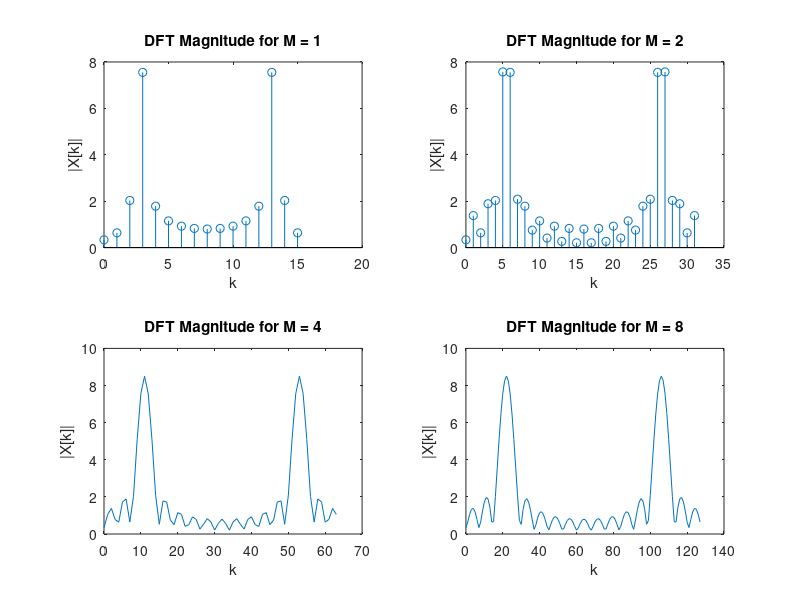

The MATLAB source for this figure:
% Parameters
f0 = 11; % frequency of the signal in Hz
fs = 64; % sampling frequency in Hz
L = 16; % length of the signal
n = 0:L-1; % time index
p = cos(2*pi*f0*n/fs); % original signal
w = ones(1, L); % rectangular window
x = p .* w; % windowed signal

% DFT lengths
m_values = [1, 2, 4, 8];
figure;

for i = 1:length(m_values)
    N = m_values(i) * L;
    X = fft(x, N);
    
    % Plotting
    subplot(2, 2, i);
    if m_values(i) <= 2
        stem(0:N-1, abs(X));
    else
        plot(0:N-1, abs(X));
    end
    title(['DFT Magnitude for M = ', num2str(m_values(i))]);
    xlabel('k');
    ylabel('|X[k]|');
end
